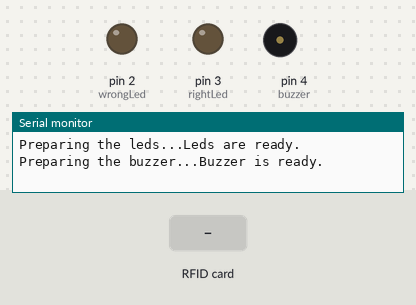
A sketch run on a simulated Arduino Uno, built with avr-gcc and run on an emulated ATmega328P. Parts: output pins drawn as LEDs (lit = HIGH), buzzer (waves = sounding), the last lines printed to the serial monitor. The test bench sets the inputs (shaded band). Pins used as bus, display or sensor lines are not drawn.

Above: at 1.4 s.
1.5 s: RFID card 5E 7A 19 C4 held to the reader
At 2.2 s:
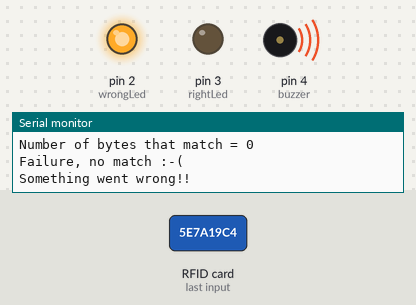
Timing chart, 0 to 7.8 s (numbered marks = the images above; inputs shaded):
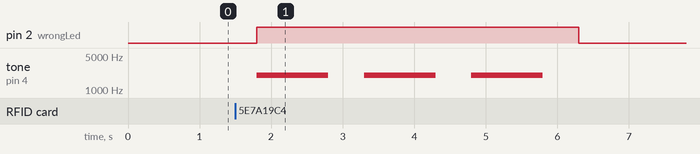

Measured:
- after the input at 1.5 s, pin 2 (wrongLed): LOW → HIGH after 0.30 s, → LOW 4.5 s later; tone on pin 4 (buzzer): alternates 2000 Hz for 1.0 s and silent for 0.50 s, 6 changes in all, then stays silent, starting after 0.30 s

The sketch:

Key_Card_Leds.ino
```cpp
#include <SPI.h>
#include <MFRC522.h>

constexpr uint8_t RST_PIN = 9;
constexpr uint8_t SS_PIN = 10;

MFRC522 mfrc522(SS_PIN, RST_PIN);

MFRC522::MIFARE_Key key;

int wrongLed = 2;
int rightLed = 3;
int buzzer = 4;

void setup() {
  Serial.begin(9600);
  while (!Serial);
  SPI.begin();
  mfrc522.PCD_Init();

  for (byte i = 0; i < 6; i++) {
    key.keyByte[i] = 0xFF;
  }

  Serial.println(F("Scan a MIFARE Classic PICC to demonstrate read and write."));
  Serial.print(F("Using key (for A and B):"));
  dump_byte_array(key.keyByte, MFRC522::MF_KEY_SIZE);
  Serial.println();

  Serial.println(F("BEWARE: Data will be written to the PICC, in sector #1"));

  Serial.print("Preparing the leds...");
  pinMode(wrongLed, OUTPUT);
  pinMode(rightLed, OUTPUT);
  Serial.println("Leds are ready.");

  Serial.print("Preparing the buzzer...");
  pinMode(buzzer, OUTPUT);
  Serial.println("Buzzer is ready.");
}

void loop() {
  if ( ! mfrc522.PICC_IsNewCardPresent())
    return;

  if ( ! mfrc522.PICC_ReadCardSerial())
    return;

  Serial.print(F("Card UID:"));
  dump_byte_array(mfrc522.uid.uidByte, mfrc522.uid.size);
  Serial.println();
  Serial.print(F("PICC type: "));
  MFRC522::PICC_Type piccType = mfrc522.PICC_GetType(mfrc522.uid.sak);
  Serial.println(mfrc522.PICC_GetTypeName(piccType));

  if (    piccType != MFRC522::PICC_TYPE_MIFARE_MINI
          &&  piccType != MFRC522::PICC_TYPE_MIFARE_1K
          &&  piccType != MFRC522::PICC_TYPE_MIFARE_4K) {
    Serial.println(F("This sample only works with MIFARE Classic cards."));
    return;
  }

  byte sector         = 1;
  byte blockAddr      = 4;
  byte dataBlock[]    = {
    0x43, 0x43, 0x43, 0x43,
    0x42, 0x42, 0x42, 0x42,
    0x41, 0x41, 0x41, 0x041,
    0x040, 0x40, 0x40, 0x40
  };
  byte trailerBlock   = 7;
  MFRC522::StatusCode status;
  byte buffer[18];
  byte size = sizeof(buffer);

  Serial.println(F("Authenticating using key A..."));
  status = (MFRC522::StatusCode) mfrc522.PCD_Authenticate(MFRC522::PICC_CMD_MF_AUTH_KEY_A, trailerBlock, &key, &(mfrc522.uid));
  if (status != MFRC522::STATUS_OK) {
    Serial.print(F("PCD_Authenticate() failed: "));
    Serial.println(mfrc522.GetStatusCodeName(status));
    return;
  }

  Serial.println(F("Current data in sector:"));
  mfrc522.PICC_DumpMifareClassicSectorToSerial(&(mfrc522.uid), &key, sector);
  Serial.println();

  Serial.print(F("Reading data from block ")); Serial.print(blockAddr);
  Serial.println(F(" ..."));
  status = (MFRC522::StatusCode) mfrc522.MIFARE_Read(blockAddr, buffer, &size);
  if (status != MFRC522::STATUS_OK) {
    Serial.print(F("MIFARE_Read() failed: "));
    Serial.println(mfrc522.GetStatusCodeName(status));
  }
  Serial.print(F("Data in block ")); Serial.print(blockAddr); Serial.println(F(":"));
  dump_byte_array(buffer, 16); Serial.println();
  Serial.println();

  Serial.println(F("Authenticating again using key B..."));
  status = (MFRC522::StatusCode) mfrc522.PCD_Authenticate(MFRC522::PICC_CMD_MF_AUTH_KEY_B, trailerBlock, &key, &(mfrc522.uid));
  if (status != MFRC522::STATUS_OK) {
    Serial.print(F("PCD_Authenticate() failed: "));
    Serial.println(mfrc522.GetStatusCodeName(status));
    return;
  }

  Serial.println(F("Checking result..."));
  byte count = 0;
  for (byte i = 0; i < 16; i++) {
    if (buffer[i] == dataBlock[i])
      count++;
  }
  Serial.print(F("Number of bytes that match = ")); Serial.println(count);
  if (count == 16) {
    Serial.println(F("Success :-)"));
    Serial.println(F("You can pass!"));
    delay(1000);
    rightPass();
  } else {
    Serial.println(F("Failure, no match :-("));
    Serial.println(F("Something went wrong!!"));
    wrongPass();
  }
  Serial.println();

  Serial.println(F("Current data in sector:"));
  mfrc522.PICC_DumpMifareClassicSectorToSerial(&(mfrc522.uid), &key, sector);
  Serial.println();
  mfrc522.PICC_HaltA();
  mfrc522.PCD_StopCrypto1();
}

void dump_byte_array(byte *buffer, byte bufferSize) {
  for (byte i = 0; i < bufferSize; i++) {
    Serial.print(buffer[i] < 0x10 ? " 0" : " ");
    Serial.print(buffer[i], HEX);
  }
}

void wrongPass() {
  digitalWrite(wrongLed, HIGH);
  for (int i = 0; i < 3; i++) {
    buzzingWrong();
  }
  digitalWrite(wrongLed, LOW);
}

void rightPass() {
  digitalWrite(rightLed, HIGH);
  for (int i = 0; i < 2; i++) {
    buzzingRight();
  }
  digitalWrite(rightLed, LOW);
}

void buzzingWrong() {
  tone(buzzer, 2000);
  delay(1000);
  noTone(buzzer);
  delay(500);
}

void buzzingRight() {
  tone(buzzer, 500);
  delay(1000);
  noTone(buzzer);
  delay(500);
}
```
